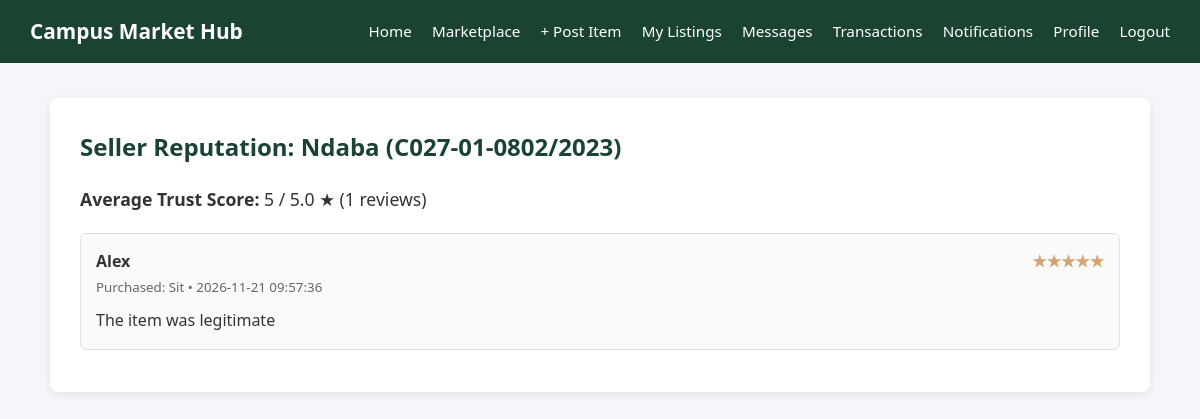
Page /reviews.php?seller_id=3 (signed in) on the committed database.
### tables this page shows
CREATE TABLE `users` (
  `user_id` int(11) NOT NULL,
  `full_name` varchar(100) NOT NULL,
  `reg_or_staff_no` varchar(50) NOT NULL,
  `email` varchar(100) NOT NULL,
  `phone_number` varchar(20) NOT NULL,
  `password` varchar(255) NOT NULL,
  `role` enum('student','admin') DEFAULT 'student',
  `student_id_card` varchar(255) DEFAULT NULL,
  `is_verified` tinyint(1) DEFAULT 0,
  `created_at` timestamp NOT NULL DEFAULT current_timestamp()
);

CREATE TABLE `reviews` (
  `review_id` int(11) NOT NULL,
  `transaction_id` int(11) NOT NULL,
  `product_id` int(11) NOT NULL,
  `reviewer_id` int(11) NOT NULL,
  `seller_id` int(11) NOT NULL,
  `rating` tinyint(4) NOT NULL CHECK (`rating` between 1 and 5),
  `comment` text DEFAULT NULL,
  `created_at` timestamp NOT NULL DEFAULT current_timestamp()
);

CREATE TABLE `products` (
  `product_id` int(11) NOT NULL,
  `user_id` int(11) NOT NULL,
  `category_id` int(11) NOT NULL,
  `product_name` varchar(150) NOT NULL,
  `description` text NOT NULL,
  `listing_type` enum('Sell','Exchange','Donate') DEFAULT 'Sell',
  `price` decimal(10,2) DEFAULT 0.00,
  `product_image` varchar(255) NOT NULL,
  `status` enum('Available','Sold','Exchanged','Donated') DEFAULT 'Available',
  `views_count` int(11) DEFAULT 0,
  `date_posted` timestamp NOT NULL DEFAULT current_timestamp()
);

### reviews.php (the view, shortened to what this page needs)
<?php
require_once 'config/db.php';
$seller_id = (int)($_GET['seller_id'] ?? 0);
$seller_info = null;
$seller_reviews = [];
$avg_rating = 0;
if ($seller_id > 0) {
    $s_stmt = $pdo->prepare("SELECT full_name, reg_or_staff_no FROM users WHERE user_id = ?");
    $s_stmt->execute([$seller_id]);
    $seller_info = $s_stmt->fetch();
    $r_stmt = $pdo->prepare("
        SELECT r.*, u.full_name AS reviewer_name, p.product_name
        FROM reviews r
        JOIN users u ON r.reviewer_id = u.user_id
        JOIN products p ON r.product_id = p.product_id
        WHERE r.seller_id = ?
        ORDER BY r.created_at DESC
    ");
    $r_stmt->execute([$seller_id]);
    $seller_reviews = $r_stmt->fetchAll();
    if (!empty($seller_reviews)) {
        $sum = array_sum(array_column($seller_reviews, 'rating'));
        $avg_rating = round($sum / count($seller_reviews), 1);
    }
}
?>
<!DOCTYPE html>
<html lang="en">
<head>
    <link rel="stylesheet" href="assets/style.css">
</head>
<body>
<div class="navbar">
    <h1>Campus Market Hub</h1>
    <div>
        <a href="index.php">Home</a>
        <a href="student_dashboard.php">Marketplace</a>
        <a href="add_product.php">+ Post Item</a>
        <a href="my_listings.php">My Listings</a>
        <a href="messages.php">Messages</a>
        <a href="transactions.php">Transactions</a>
        <a href="notifications.php">Notifications</a>
        <a href="profile.php">Profile</a>
        <a href="logout.php">Logout</a>
    </div>
</div>
<div class="container wide">
    <?php if ($seller_info): ?>
        <h2>Seller Reputation: <?= htmlspecialchars($seller_info['full_name']) ?> (<?= htmlspecialchars($seller_info['reg_or_staff_no']) ?>)</h2>
        <p style="font-size:1.1rem; margin-bottom:20px;">
            <strong>Average Trust Score:</strong>
            <?= count($seller_reviews) > 0 ? $avg_rating . ' / 5.0 &#9733; (' . count($seller_reviews) . ' reviews)' : 'No ratings yet' ?>
        </p>
        <?php if (empty($seller_reviews)): ?>
            <p>This seller has not received any reviews yet.</p>
        <?php else: ?>
            <?php foreach ($seller_reviews as $rev): ?>
                <div style="border:1px solid #e0e0e0; padding:15px; border-radius:6px; margin-bottom:12px; background:#fafafa;">
                    <div style="display:flex; justify-content:space-between;">
                        <strong><?= htmlspecialchars($rev['reviewer_name']) ?></strong>
                        <span style="color:#d4a373; font-weight:bold;"><?= str_repeat('&#9733;', $rev['rating']) . str_repeat('&#9734;', 5 - $rev['rating']) ?></span>
                    </div>
                    <small style="color:#666;">Purchased: <?= htmlspecialchars($rev['product_name']) ?> &bull; <?= $rev['created_at'] ?></small>
                    <p style="margin-top:8px;"><?= nl2br(htmlspecialchars($rev['comment'])) ?></p>
                </div>
            <?php endforeach; ?>
        <?php endif; ?>
    <?php endif; ?>
</div>
</body>
</html>

### assets/style.css (style rules this page uses)
* { box-sizing: border-box; margin: 0; padding: 0; font-family: 'Segoe UI', Tahoma, Geneva, Verdana, sans-serif; }
body { background-color: #f4f6f9; color: #333; line-height: 1.6; }
.navbar { background-color: #1b4332; color: #fff; padding: 15px 30px; display: flex; justify-content: space-between; align-items: center; flex-wrap: wrap; }
.navbar h1 { font-size: 1.3rem; }
.navbar a { color: #fff; text-decoration: none; margin-left: 16px; font-size: 0.95rem; }
.container { max-width: 500px; margin: 35px auto; background: #fff; padding: 30px; border-radius: 8px; box-shadow: 0 2px 10px rgba(0, 0, 0, 0.08); }
.container.wide { max-width: 1100px; }
h2, h3 { color: #1b4332; margin-bottom: 18px; }

### rows in the picture
users: full_name "Ndaba", reg_or_staff_no "C027-01-0802/2023"
reviews: reviewer.full_name "Alex", rating "★★★★★", product.product_name "Sit", created_at "2026-11-21 09:57:36", comment "The item was legitimate"

### other values in the picture
$avg_rating "5"
count($seller_reviews) "1"
